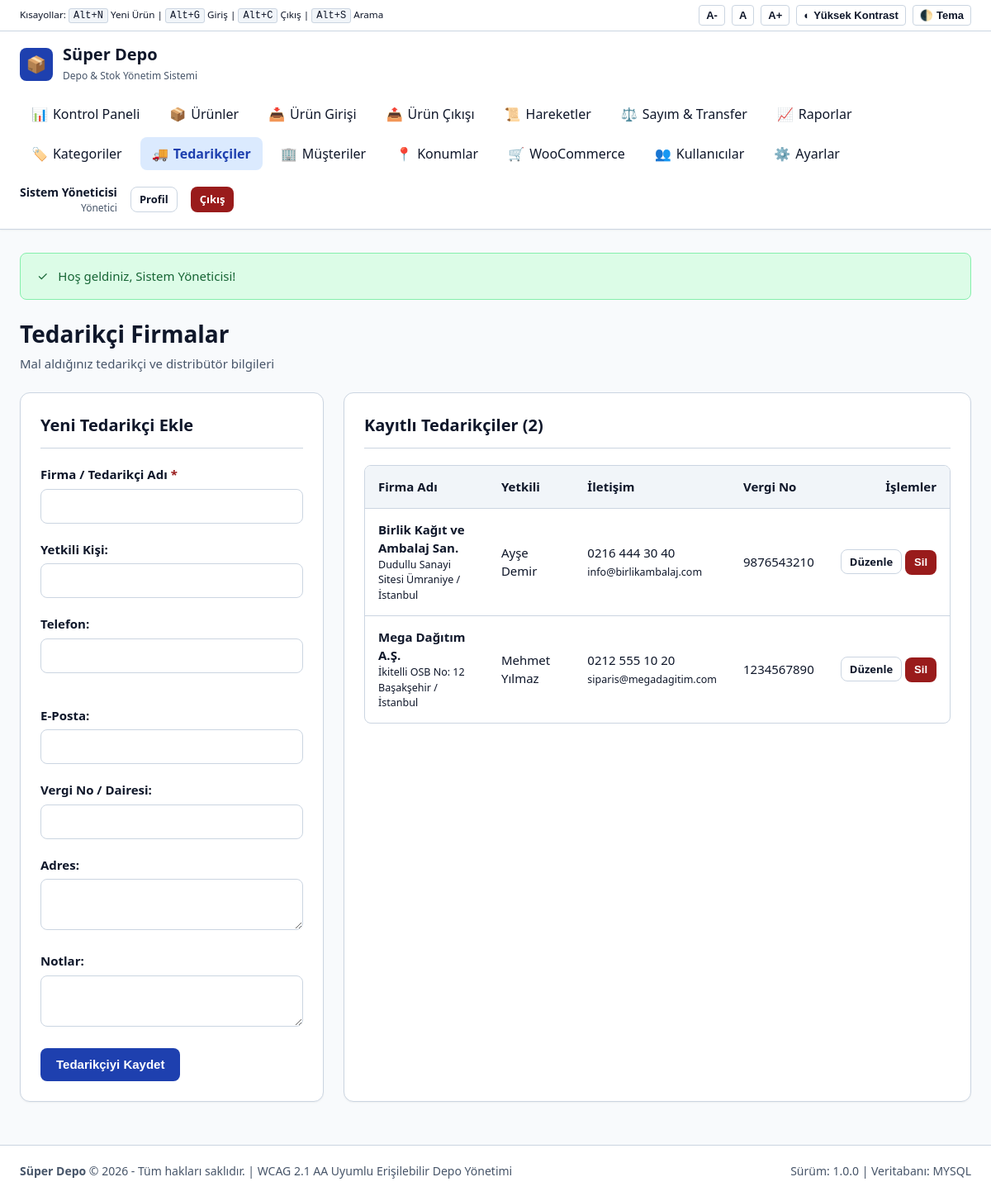
Page /suppliers.php (signed in) on the committed database.
### tables this page shows
CREATE TABLE suppliers (
    id INT AUTO_INCREMENT PRIMARY KEY,
    name VARCHAR(150) NOT NULL,
    contact_person VARCHAR(100) NULL,
    phone VARCHAR(30) NULL,
    email VARCHAR(100) NULL,
    tax_number VARCHAR(50) NULL,
    address TEXT NULL,
    notes TEXT NULL,
    is_active TINYINT(1) NOT NULL DEFAULT 1,
    created_at TIMESTAMP DEFAULT CURRENT_TIMESTAMP
);

### includes/functions.php (called while the page is built, shortened)
<?php
function e(?string $str): string {
    return htmlspecialchars((string)($str ?? ''), ENT_QUOTES, 'UTF-8');
}

### suppliers.php (the view, shortened to what this page needs)
<?php
require_once __DIR__ . '/includes/header.php';
$db = get_db();
$suppliers = $db->query('SELECT * FROM suppliers WHERE is_active = 1 ORDER BY name ASC')->fetchAll();
$edit_sup = null;
?>
<div class="page-header">
    <div>
        <h1 class="page-title">Tedarikçi Firmalar</h1>
        <p class="page-subtitle">Mal aldığınız tedarikçi ve distribütör bilgileri</p>
    </div>
</div>
<div style="display: grid; grid-template-columns: repeat(auto-fit, minmax(320px, 1fr)); gap: 1.5rem;">
    <div class="card">
        <div class="card-header">
            <h2 class="card-title"><?= $edit_sup ? 'Tedarikçiyi Düzenle' : 'Yeni Tedarikçi Ekle' ?></h2>
        </div>
        <form action="suppliers.php" method="POST">
            <div class="form-group">
                <label for="name" class="form-label">Firma / Tedarikçi Adı <span class="form-required">*</span></label>
                <input type="text" id="name" name="name" class="form-control" value="<?= e($edit_sup['name'] ?? '') ?>" required autofocus>
            </div>
            <div class="form-group">
                <label for="contact_person" class="form-label">Yetkili Kişi:</label>
                <input type="text" id="contact_person" name="contact_person" class="form-control" value="<?= e($edit_sup['contact_person'] ?? '') ?>">
            </div>
            <div class="form-row">
                <div class="form-group">
                    <label for="phone" class="form-label">Telefon:</label>
                    <input type="tel" id="phone" name="phone" class="form-control" value="<?= e($edit_sup['phone'] ?? '') ?>">
                </div>
                <div class="form-group">
                    <label for="email" class="form-label">E-Posta:</label>
                    <input type="email" id="email" name="email" class="form-control" value="<?= e($edit_sup['email'] ?? '') ?>">
                </div>
            </div>
            <div class="form-group">
                <label for="tax_number" class="form-label">Vergi No / Dairesi:</label>
                <input type="text" id="tax_number" name="tax_number" class="form-control" value="<?= e($edit_sup['tax_number'] ?? '') ?>">
            </div>
            <div class="form-group">
                <label for="address" class="form-label">Adres:</label>
                <textarea id="address" name="address" class="form-control" rows="2"><?= e($edit_sup['address'] ?? '') ?></textarea>
            </div>
            <div class="form-group">
                <label for="notes" class="form-label">Notlar:</label>
                <textarea id="notes" name="notes" class="form-control" rows="2"><?= e($edit_sup['notes'] ?? '') ?></textarea>
            </div>
            <div style="display: flex; gap: 0.5rem;">
                <button type="submit" class="btn btn-primary">
                    <?= $edit_sup ? 'Güncelle' : 'Tedarikçiyi Kaydet' ?>
                </button>
            </div>
        </form>
    </div>
    <div class="card" style="grid-column: span 2;">
        <div class="card-header">
            <h2 class="card-title">Kayıtlı Tedarikçiler (<?= count($suppliers) ?>)</h2>
        </div>
        <div class="table-responsive">
            <table class="data-table" aria-label="Tedarikçi Listesi">
                <thead>
                    <tr>
                        <th scope="col">Firma Adı</th>
                        <th scope="col">Yetkili</th>
                        <th scope="col">İletişim</th>
                        <th scope="col">Vergi No</th>
                        <th scope="col" style="text-align: right;">İşlemler</th>
                    </tr>
                </thead>
                <tbody>
                    <?php foreach ($suppliers as $s): ?>
                    <tr>
                        <td>
                            <strong><?= e($s['name']) ?></strong>
                            <?php if ($s['address']): ?>
                                <small class="text-muted" style="display: block;"><?= e($s['address']) ?></small>
                            <?php endif; ?>
                        </td>
                        <td><?= e($s['contact_person'] ?: '-') ?></td>
                        <td>
                            <?= e($s['phone'] ?: '') ?>
                            <?php if ($s['email']): ?>
                                <br><small class="text-muted"><?= e($s['email']) ?></small>
                            <?php endif; ?>
                        </td>
                        <td><?= e($s['tax_number'] ?: '-') ?></td>
                        <td style="text-align: right; white-space: nowrap;">
                            <a href="suppliers.php?edit=<?= (int)$s['id'] ?>" class="btn btn-sm btn-outline">Düzenle</a>
                            <form action="suppliers.php" method="POST" style="display: inline;" onsubmit="return confirm('Silmek istediğinizden emin misiniz?');">
                                <button type="submit" class="btn btn-sm btn-danger">Sil</button>
                            </form>
                        </td>
                    </tr>
                    <?php endforeach; ?>
                </tbody>
            </table>
        </div>
    </div>
</div>
<?php require_once __DIR__ . '/includes/footer.php'; ?>

### assets/css/style.css (style rules this page uses)
:root { --font-base: system-ui, -apple-system, BlinkMacSystemFont, 'Segoe UI', Roboto, Helvetica, Arial, sans-serif; --font-size-base: 1rem; --line-height: 1.5; --color-bg: #f8fafc; --color-surface: #ffffff; --color-surface-hover: #f1f5f9; --color-border: #cbd5e1; --color-border-focus: #0f172a; --color-text: #0f172a; --color-text-muted: #475569; --color-text-light: #ffffff; --color-primary: #1e40af; --color-primary-hover: #1e3a8a; --color-primary-light: #dbeafe; --color-success: #166534; --color-success-bg: #dcfce7; --color-success-border: #86efac; --color-warning: #92400e; --color-warning-bg: #fef3c7; --color-warning-border: #fcd34d; --color-danger: #991b1b; --color-danger-bg: #fee2e2; --color-danger-border: #fca5a5; --color-info: #075985; --color-info-bg: #e0f2fe; --color-info-border: #7dd3fc; --focus-ring: 3px solid #2563eb; --focus-offset: 2px; --radius-sm: 4px; --radius-md: 8px; --radius-lg: 12px; --shadow-sm: 0 1px 2px 0 rgb(0 0 0 / 0.05); --shadow-md: 0 4px 6px -1px rgb(0 0 0 / 0.1), 0 2px 4px -2px rgb(0 0 0 / 0.1); --shadow-lg: 0 10px 15px -3px rgb(0 0 0 / 0.1); }
*, *::before, *::after { box-sizing: border-box; margin: 0; padding: 0; }
html { font-size: var(--font-size-base); scroll-behavior: smooth; }
body { font-family: var(--font-base); line-height: var(--line-height); color: var(--color-text); background-color: var(--color-bg); min-height: 100vh; display: flex; flex-direction: column; }
.page-header { display: flex; justify-content: space-between; align-items: center; flex-wrap: wrap; gap: 1rem; margin-bottom: 1.5rem; }
.page-title { font-size: 1.75rem; font-weight: 700; color: var(--color-text); }
.page-subtitle { color: var(--color-text-muted); font-size: 0.9375rem; margin-top: 0.25rem; }
.card { background-color: var(--color-surface); border: 1px solid var(--color-border); border-radius: var(--radius-lg); box-shadow: var(--shadow-sm); padding: 1.5rem; margin-bottom: 1.5rem; }
.card-header { display: flex; justify-content: space-between; align-items: center; margin-bottom: 1.25rem; border-bottom: 1px solid var(--color-border); padding-bottom: 0.75rem; }
.card-title { font-size: 1.25rem; font-weight: 600; }
.btn { display: inline-flex; align-items: center; justify-content: center; gap: 0.5rem; padding: 0.625rem 1.125rem; font-size: 0.9375rem; font-weight: 600; border-radius: var(--radius-md); border: 1px solid transparent; cursor: pointer; text-decoration: none; transition: all 0.15s ease; line-height: 1.25; }
.btn-primary { background-color: var(--color-primary); color: #ffffff; }
.btn-danger { background-color: var(--color-danger); color: #ffffff; }
.btn-outline { background-color: transparent; border-color: var(--color-border); color: var(--color-text); }
.btn-sm { padding: 0.375rem 0.625rem; font-size: 0.8125rem; }
.form-group { margin-bottom: 1.25rem; }
.form-label { display: block; font-weight: 600; font-size: 0.9375rem; margin-bottom: 0.375rem; color: var(--color-text); }
.form-required { color: var(--color-danger); font-weight: bold; }
.form-control { width: 100%; padding: 0.625rem 0.875rem; font-size: 0.9375rem; font-family: inherit; color: var(--color-text); background-color: var(--color-surface); border: 1px solid var(--color-border); border-radius: var(--radius-md); transition: border-color 0.15s ease; }
.form-row { display: grid; grid-template-columns: repeat(auto-fit, minmax(220px, 1fr)); gap: 1.25rem; }
.table-responsive { width: 100%; overflow-x: auto; border: 1px solid var(--color-border); border-radius: var(--radius-md); background: var(--color-surface); margin-bottom: 1.25rem; }
.data-table { width: 100%; border-collapse: collapse; text-align: left; font-size: 0.9375rem; }
.data-table th, .data-table td { padding: 0.875rem 1rem; border-bottom: 1px solid var(--color-border); vertical-align: middle; }
.data-table th { background-color: var(--color-surface-hover); color: var(--color-text); font-weight: 600; white-space: nowrap; }
.data-table tbody tr:last-child td { border-bottom: none; }

### rows in the picture
suppliers: name "Birlik Kağıt ve Ambalaj San.", address "Dudullu Sanayi Sitesi Ümraniye / İstanbul", contact_person "Ayşe Demir", phone "0216 444 30 40", email "info@birlikambalaj.com", tax_number "9876543210"
suppliers: name "Mega Dağıtım A.Ş.", address "İkitelli OSB No: 12 Başakşehir / İstanbul", contact_person "Mehmet Yılmaz", phone "0212 555 10 20", email "siparis@megadagitim.com", tax_number "1234567890"

### other values in the picture
APP_NAME "Süper Depo"
$user['full_name'] "Sistem Yöneticisi"
$flash['message'] "Hoş geldiniz, Sistem Yöneticisi!"
count($suppliers) "2"
APP_VERSION "1.0.0"
DB_DRIVER "MYSQL"
